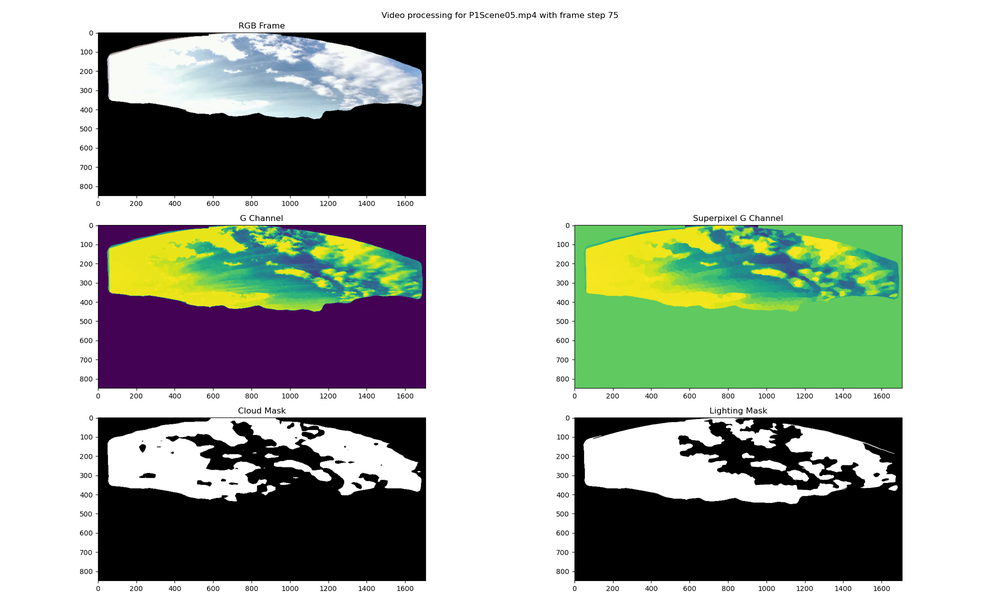
#> input picture generated/gld_lcim/processing_example/_P1Scene05_processing_example.png, 1000 x 600 px, shrunk from 2000 x 1200 before the run
$ python -i processing.py   (imports and definitions only)
#> lines starting #> are read from the running program, lines starting #| are printed output that depends on the picture
#> further down, picture is the input picture: shape (600, 1000, 3); mean B, G, R 175.1, 183.8, 177.3
import sys
from pathlib import Path

GLOBAL_DIR = Path(__file__).parent / ".." / ".."
sys.path.append(str(GLOBAL_DIR))

import os

os.environ["KMP_DUPLICATE_LIB_OK"] = "True"

from typing import Tuple

import os
import sys
import cv2
import argparse
import numpy as np
from tqdm import tqdm
from multiprocessing import Process

from src.utils.video_utils import get_video, get_frame_mask, apply_frame_mask

DATA_PATH = str(GLOBAL_DIR / "data") + "/"
PREPROCESSING_DATA_PATH = DATA_PATH + "ldr/"

RAW_SCENES_PATH = PREPROCESSING_DATA_PATH + "raw/"
PROCESSED_SCENES_PATH = PREPROCESSING_DATA_PATH + "processed/"
PROCESSED_REFRAMED_SCENES_PATH = PREPROCESSING_DATA_PATH + "processed_reframed/"


def _preprocess_frame(
    frame: np.ndarray,
    clahe_clip_limit: float = 3.0,
    clahe_tile_grid_size: Tuple[int, int] = (10, 10),
    bilateral_d: int = 13,
    bilateral_sigma_color: int = 15,
    bilateral_sigma_space: int = 15,
    mask: np.ndarray = None,
) -> np.ndarray:
    """
    Preprocess the given frame, applying CLAHE for illumination correction and bilateral filtering for noise reduction.

    Args:
        frame (np.ndarray): The frame to be preprocessed
        clahe_clip_limit (float): The clip limit for CLAHE
        clahe_tile_grid_size (Tuple[int, int]): The tile grid size for CLAHE
        bilateral_d (int): The diameter of each pixel neighborhood for bilateral filtering
        bilateral_sigma_color (int): The filter sigma in the color space for bilateral filtering
        bilateral_sigma_space (int): The filter sigma in the coordinate space for bilateral filtering
        mask (np.ndarray): The mask to be applied to the frame

    Returns:
        preprocessed_frame (np.ndarray): The preprocessed frame
    """
#> called with clahe_clip_limit = 3, clahe_tile_grid_size = (10, 10), bilateral_d = 13, bilateral_sigma_color = 15, bilateral_sigma_space = 15
    frame = frame.astype(np.uint8)

    # Apply CLAHE for illumination correction
    clahe_frame = frame.copy()
    clahe_frame = cv2.cvtColor(clahe_frame, cv2.COLOR_BGR2LAB)
#> clahe_frame: shape (600, 1000, 3); mean of channels 0, 1, 2 184.7, 125.3, 131.4
    clahe = cv2.createCLAHE(
        clipLimit=clahe_clip_limit, tileGridSize=clahe_tile_grid_size
    )
    clahe_frame[:, :, 0] = clahe.apply(clahe_frame[:, :, 0])
#> clahe_frame: shape (600, 1000, 3); mean of channels 0, 1, 2 182.3, 125.3, 131.4
    clahe_frame = cv2.cvtColor(clahe_frame, cv2.COLOR_LAB2BGR)
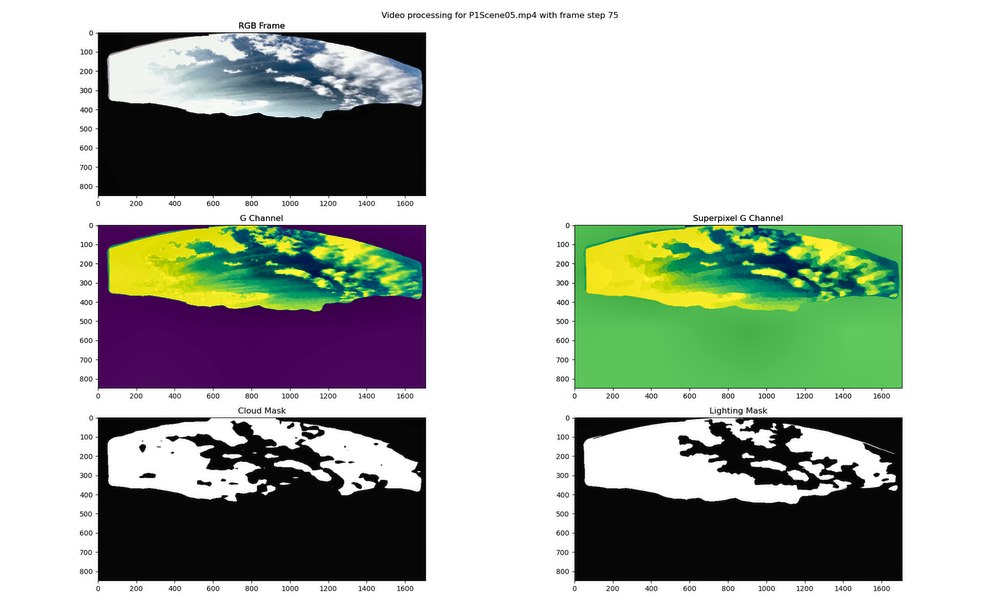
#> clahe_frame: shape (600, 1000, 3); mean B, G, R 172.9, 181.6, 175.1

    # Only apply CLAHE to masked areas
    if mask is not None:
        frame = np.where(mask[:, :, np.newaxis] == 1, clahe_frame, frame)

    # Apply Bilateral Filtering for noise reduction on the entire frame
    frame = cv2.bilateralFilter(
        frame,
        d=bilateral_d,
        sigmaColor=bilateral_sigma_color,
        sigmaSpace=bilateral_sigma_space,
    )

    return frame.astype(np.uint8)


# [199 lines left out: functions _mask_reframe_frame, _process_frames, _process_video, not called in this run]


# [42 lines not run here, left out]

>>> import cv2
>>> picture = cv2.imread('../../generated/gld_lcim/processing_example/_P1Scene05_processing_example.png')
>>> result = _preprocess_frame(picture)
